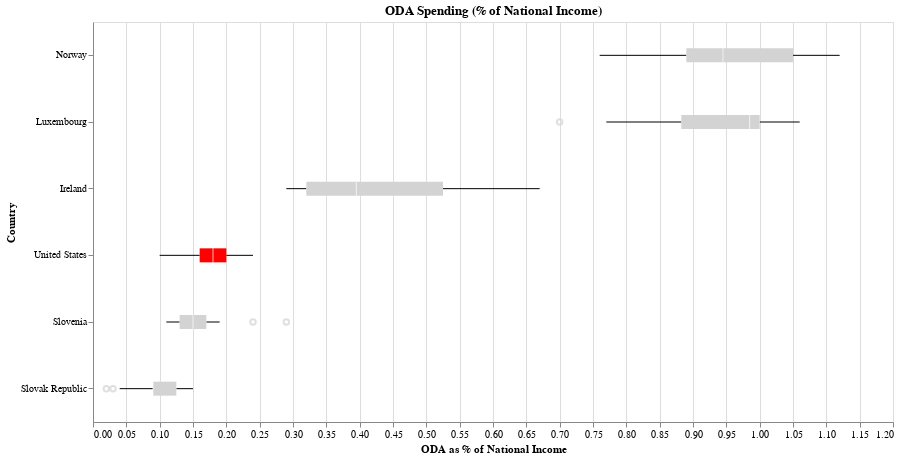

Notebook code cell kept with this figure:
### Code cell
# Step 1: Define your target countries
target_countries = ['Luxembourg', 'Ireland', 'Norway', 'United States', 'Slovenia', 'Slovak Republic']

# Step 2: Filter the original data
filtered = global_aid[global_aid['name'].isin(target_countries)].copy()

# Step 3: Compute total ODA/GNI per country
country_totals = filtered.groupby('name')['ODA/GNI (right-axis)'].sum().reset_index()
country_totals = country_totals.sort_values(by='ODA/GNI (right-axis)', ascending=False)

# Step 4: Preserve the new order
sorted_names = country_totals['name'].tolist()

# Step 5: Add color coding
filtered['color'] = filtered['name'].apply(lambda x: 'United States' if x == 'United States' else 'Other')

# Step 6: Create the boxplot with sorted y-axis
boxplot = alt.Chart(filtered).mark_boxplot().encode(
    y=alt.Y('name:N', sort=sorted_names, title='Country'),
    x=alt.X('ODA/GNI (right-axis):Q', title='ODA as % of National Income'),
    color=alt.Color('color:N',
                    scale=alt.Scale(domain=['United States', 'Other'],
                                    range=['red', 'lightgray']),
                    legend=None)
).properties(
    width=800,
    height=400,
    title='ODA Spending (% of National Income)'
)

boxplot

### Figure 1 — Vega-Lite specification as saved in the notebook (floating-point values rounded to 4 significant figures; data arrays with more than 128 entries replaced by an {"elided": "..."} marker saying what was removed)
{"config": {"view": {"continuousWidth": 300, "continuousHeight": 300}}, "data": {"name": "data-441332efa3f7668f3a89f1cc5e68ed9b"}, "mark": {"type": "boxplot"}, "encoding": {"color": {"field": "color", "legend": null, "scale": {"domain": ["United States", "Other"], "range": ["red", "lightgray"]}, "type": "nominal"}, "x": {"field": "ODA/GNI (right-axis)", "title": "ODA as % of National Income", "type": "quantitative"}, "y": {"field": "name", "sort": ["Norway", "Luxembourg", "Ireland", "United States", "Slovenia", "Slovak Republic"], "title": "Country", "type": "nominal"}}, "height": 400, "title": "ODA Spending (% of National Income)", "width": 800, "$schema": "https://vega.github.io/schema/vega-lite/v5.20.1.json", "datasets": {"data-441332efa3f7668f3a89f1cc5e68ed9b": {"elided": "139 records"}}}
